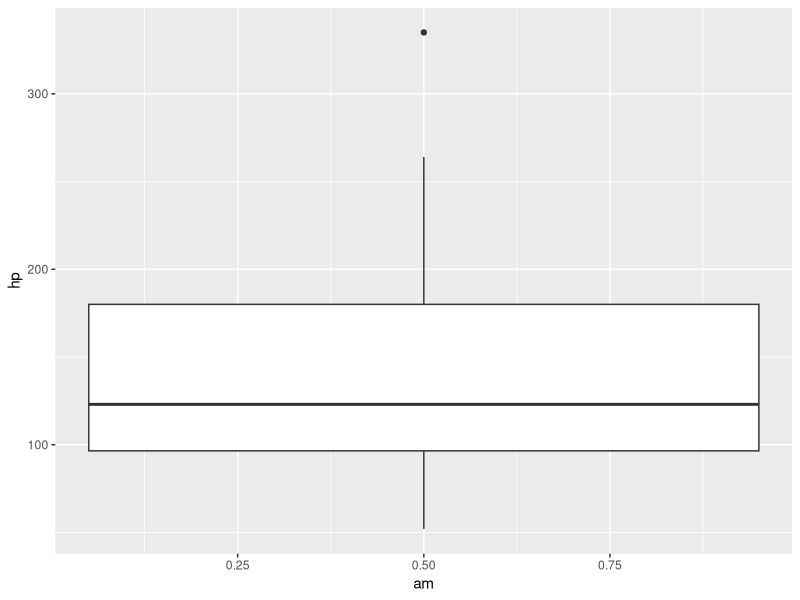
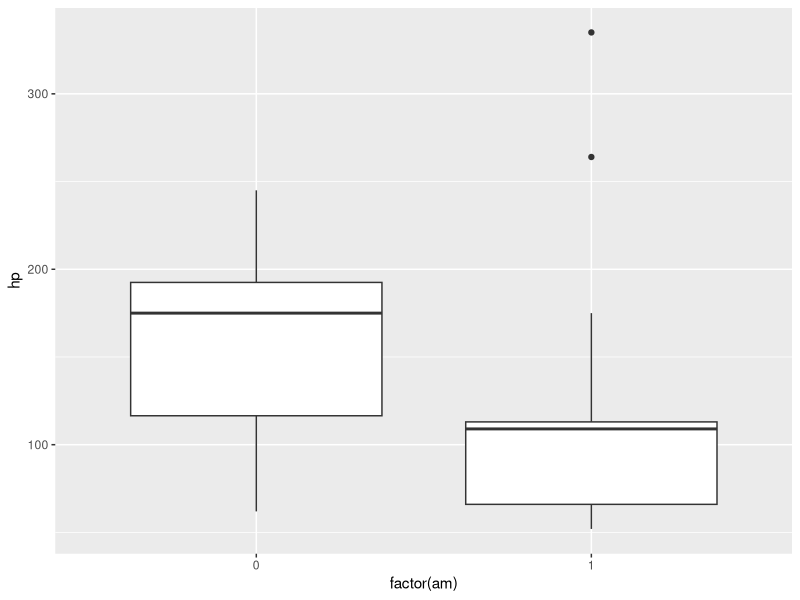
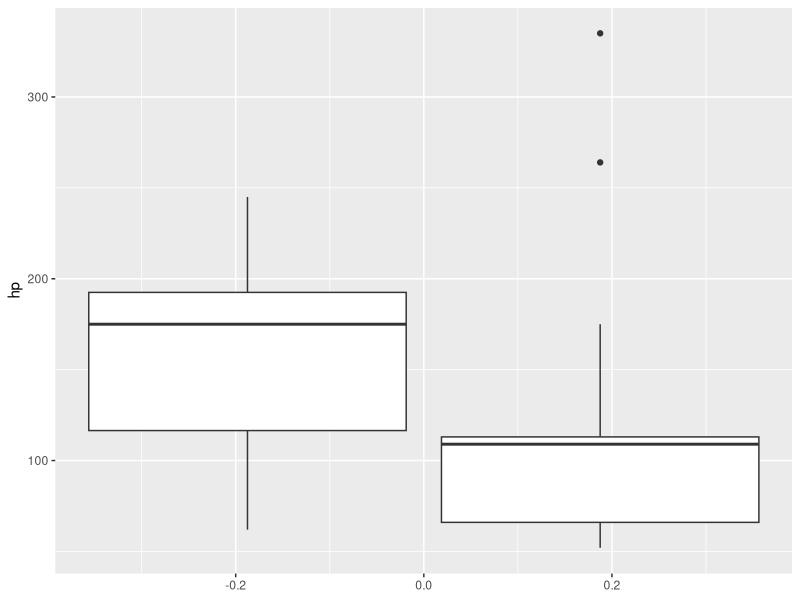
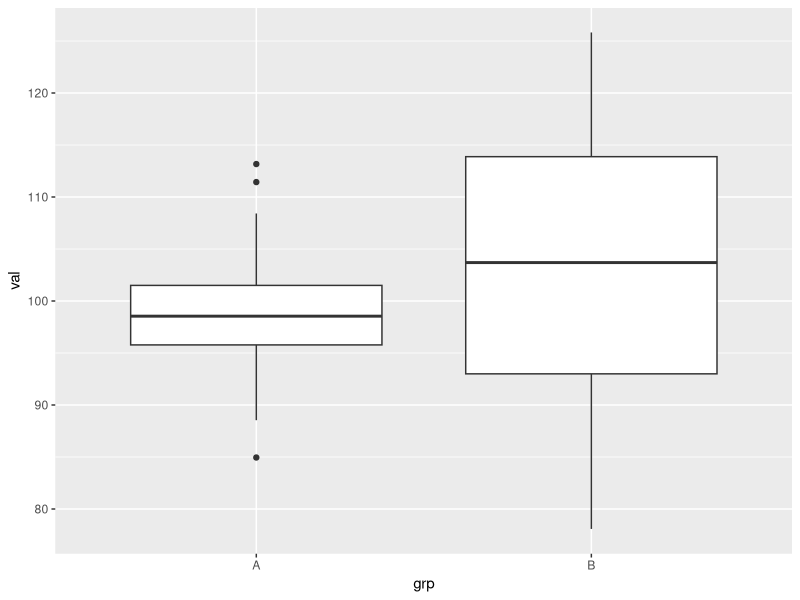

Write R code to recreate these figures, in order.
#Thursday, 4/14
#Notes 5-2B

#p.3
View(sleep) #default version of sleep data
?sleep

library(dplyr)
sleep.sorted <- arrange(sleep,ID)

#base
extra1 <- sleep.sorted$extra[sleep.sorted$group == 1]
#extra2 <- sleep.sorted$extra[sleep.sorted$group == 2]
#dplyr
extra2 <- select(filter(sleep.sorted,group==2),extra)

diff <- extra1-extra2

mysleep <- data.frame(extra1,extra2,diff)
mysleep <- rename(mysleep,extra2=extra,
                  diff=extra.1)

diff2 <- extra2-extra1
t.test(diff2)

#p.5
auto <- filter(mtcars,am==0) %>% select(hp)
manual <- filter(mtcars,am==1) %>% select(hp)



##Reminder, what are the hypotheses for these tests?
##Reminder, what parameter does the CI estimate?
#Syntax A
t.test(mtcars$hp ~ mtcars$am,
       var.equal=TRUE)
#Syntax B
t.test(mtcars$hp ~ mtcars$am,
       var.equal=FALSE)
#Syntax C
t.test(mtcars$hp ~ mtcars$am)
#Syntax D
t.test(auto,manual)

#1a
var(auto)
var(manual)
#1b
library(ggplot2)
ggplot(mtcars,aes(x=am,y=hp))+
  geom_boxplot() #Wah wah :-(

#First solution
ggplot(mtcars,aes(x=factor(am),y=hp))+
  geom_boxplot() #Woo hoo :-)
#Second solution
ggplot(mtcars,aes(group=am,y=hp))+
  geom_boxplot() #Woo hoo :-)

#2
mean(auto$hp)
mean(manual$hp)

#3
t.test(manual,auto,conf.level=0.99)
myCI <- t.test(manual,auto,conf.level=0.99)$conf.int[1:2]
mean(myCI)
mean(manual$hp)-mean(auto$hp)

#4
t.test(mtcars$hp ~ mtcars$am,alternative="greater")

#p.8
set.seed(6493)
library(ggplot2)
x1 <- rnorm(100,100,5)
x2 <- rnorm(20,100,15)
var(x1)  
var(x2)
t.test(x1,x2,var.equal=TRUE)
t.test(x1,x2,var.equal=FALSE)
val=c(x1,x2)
grp=c(rep("A",100),rep("B",20)) 
mydata <- data.frame(val,grp)
ggplot(mydata,aes(x=grp,y=val)) +    
  geom_boxplot()

#p.9 Simulation
set.seed(2320)
pvalsEV <- replicate(1000,
                     t.test(rnorm(100,100,5), 
                            rnorm(20,100,15),
                            var.equal=TRUE)$p.value)
sum(pvalsEV <= 0.05)/1000
